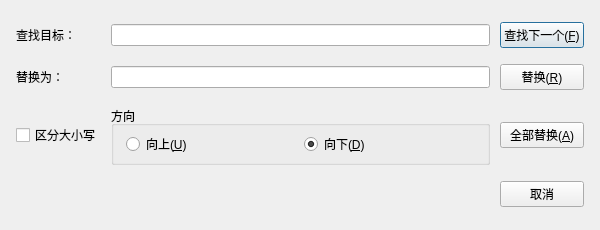
<?xml version="1.0" encoding="UTF-8"?>
<ui version="4.0">
 <class>ReplaceDialog</class>
 <widget class="QDialog" name="ReplaceDialog">
  <property name="geometry">
   <rect>
    <x>0</x>
    <y>0</y>
    <width>600</width>
    <height>230</height>
   </rect>
  </property>
  <property name="windowIcon">
   <iconset resource="resources.qrc">
    <normaloff>:/icons/replace.svg</normaloff>:/icons/replace.svg</iconset>
  </property>
  <property name="windowTitle">
   <string>替换</string>
  </property>
  <layout class="QGridLayout" name="gridLayout">
   <property name="leftMargin">
    <number>16</number>
   </property>
   <property name="topMargin">
    <number>16</number>
   </property>
   <property name="rightMargin">
    <number>16</number>
   </property>
   <property name="bottomMargin">
    <number>16</number>
   </property>
   <property name="horizontalSpacing">
    <number>10</number>
   </property>
   <property name="verticalSpacing">
    <number>10</number>
   </property>
   <item row="0" column="0">
    <widget class="QLabel" name="labelFind">
     <property name="text">
      <string>查找目标：</string>
     </property>
    </widget>
   </item>
   <item row="0" column="1">
    <widget class="QLineEdit" name="lineEditFind">
     <property name="minimumSize">
      <size>
       <width>280</width>
       <height>0</height>
      </size>
     </property>
     <property name="clearButtonEnabled">
      <bool>true</bool>
     </property>
    </widget>
   </item>
   <item row="0" column="2">
    <widget class="QPushButton" name="btnFindNext">
     <property name="text">
      <string>查找下一个(&amp;F)</string>
     </property>
     <property name="default">
      <bool>true</bool>
     </property>
    </widget>
   </item>
   <item row="1" column="0">
    <widget class="QLabel" name="labelReplace">
     <property name="text">
      <string>替换为：</string>
     </property>
    </widget>
   </item>
   <item row="1" column="1">
    <widget class="QLineEdit" name="lineEditReplace">
     <property name="clearButtonEnabled">
      <bool>true</bool>
     </property>
    </widget>
   </item>
   <item row="1" column="2">
    <widget class="QPushButton" name="btnReplace">
     <property name="text">
      <string>替换(&amp;R)</string>
     </property>
    </widget>
   </item>
   <item row="2" column="0">
    <widget class="QCheckBox" name="checkBoxCase">
     <property name="text">
      <string>区分大小写</string>
     </property>
    </widget>
   </item>
   <item row="2" column="1">
    <widget class="QGroupBox" name="groupDirection">
     <property name="title">
      <string>方向</string>
     </property>
     <layout class="QHBoxLayout" name="horizontalLayout">
      <property name="leftMargin">
       <number>12</number>
      </property>
      <property name="topMargin">
       <number>6</number>
      </property>
      <property name="rightMargin">
       <number>12</number>
      </property>
      <property name="bottomMargin">
       <number>6</number>
      </property>
      <item>
       <widget class="QRadioButton" name="radioUp">
        <property name="text">
         <string>向上(&amp;U)</string>
        </property>
       </widget>
      </item>
      <item>
       <widget class="QRadioButton" name="radioDown">
        <property name="text">
         <string>向下(&amp;D)</string>
        </property>
        <property name="checked">
         <bool>true</bool>
        </property>
       </widget>
      </item>
     </layout>
    </widget>
   </item>
   <item row="2" column="2">
    <widget class="QPushButton" name="btnReplaceAll">
     <property name="text">
      <string>全部替换(&amp;A)</string>
     </property>
    </widget>
   </item>
   <item row="3" column="2">
    <widget class="QPushButton" name="btnCancel">
     <property name="text">
      <string>取消</string>
     </property>
    </widget>
   </item>
  </layout>
 </widget>
 <resources>
  <include location="resources.qrc"/>
 </resources>
 <connections/>
</ui>
